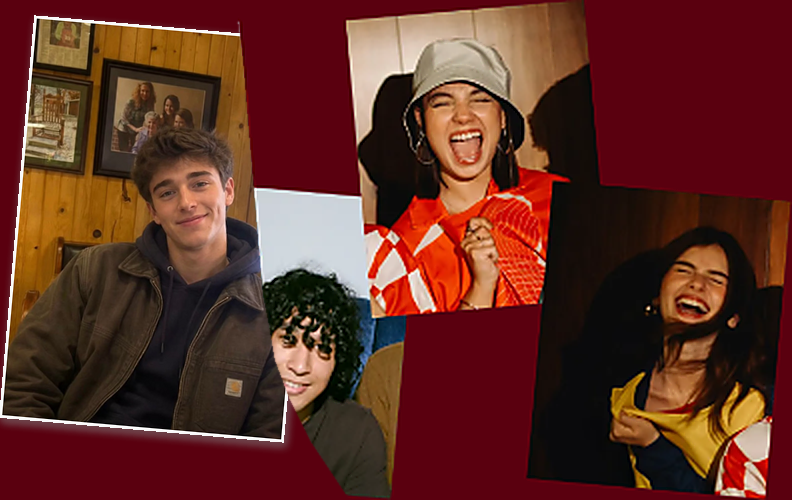
#> input picture scratch/candidate_party_A.png, 792 x 500 px, given in place of media_1789473470465.png, which was not available
$ python side_by_side.py
#> lines starting #> are read from the running program, lines starting #| are printed output that depends on the picture; pictures that were not available may be replaced by others from this repository, and a replacement may not be noted
import os
from PIL import Image, ImageDraw
import numpy as np

orig_user = Image.open(r'C:/Users/galan/.gemini/antigravity/brain/ddc39c74-efb6-4df6-94ec-b3cf0ab7f65a/.user_uploaded/media_1789473470465.png').convert('RGB')
match_2x = Image.open('scratch/exact_match_2x.png').convert('RGB')
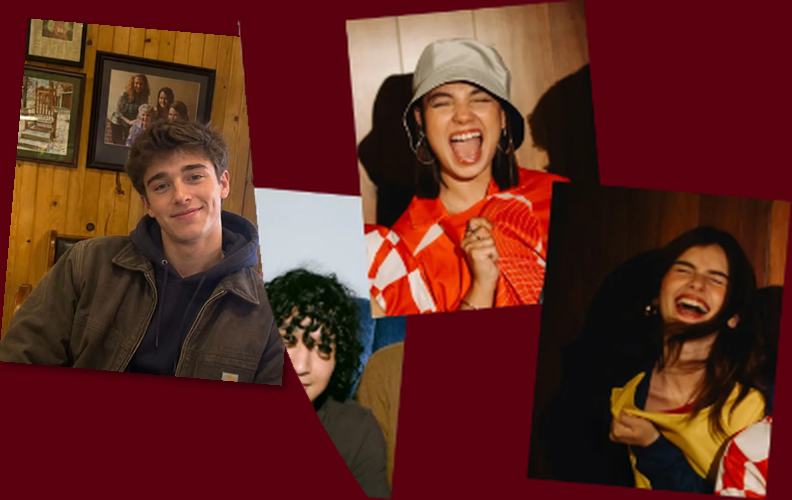
#> input picture scratch/exact_match_2x.png, 792 x 500 px, found by its file name
#> match_2x is the input picture: PIL image 792x500 RGB; mean R, G, B 96.4, 42, 33.6

# Let's resize match_2x to 1x (396, 250)
match_1x = match_2x.resize((396, 250), Image.Resampling.LANCZOS)

# Let's find the crop from match_2x that corresponds to orig_user:
# orig_user is (287, 272)
# In match_2x (792, 500), let's crop the same area:
# In find_user_orig_corners.py:
# Left edge in orig_user was x = 0.0867 * y + 30.82
# Top edge in orig_user was y = 1.5
# In match_2x, the card starts at x ~ 0, y ~ 20.
# If orig_user had 30px left margin:
# Let's crop x in [0, 300], y in [0, 300] from match_2x:
crop_match = match_2x.crop((0, 0, 300, 300))
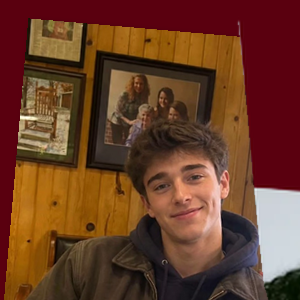
#> crop_match: PIL image 300x300 RGB; mean R, G, B 106.3, 60.9, 39.5
crop_match.save('scratch/match_crop_300.png')

# Create a side-by-side comparison image:
# Resize orig_user to height 300:
scale_orig = 300 / orig_user.height
#> scale_orig = 0.6
orig_scaled = orig_user.resize((int(orig_user.width * scale_orig), 300), Image.Resampling.LANCZOS)
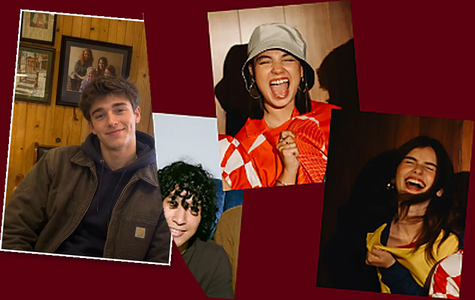
#> orig_scaled: PIL image 475x300 RGB; mean R, G, B 96, 45.4, 35.9

comp = Image.new('RGB', (orig_scaled.width + crop_match.width + 10, 300), (90, 0, 15))
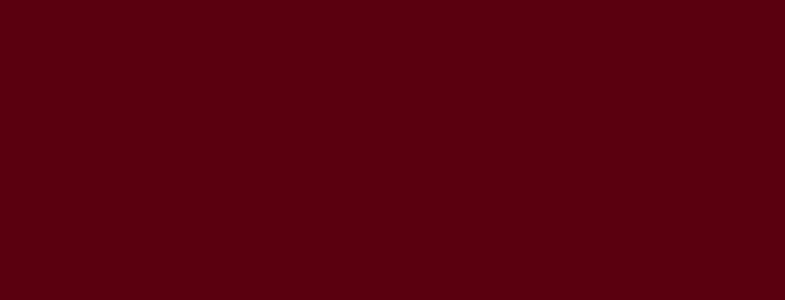
#> comp: PIL image 785x300 RGB; mean R, G, B 90, 0, 15
comp.paste(orig_scaled, (0, 0))
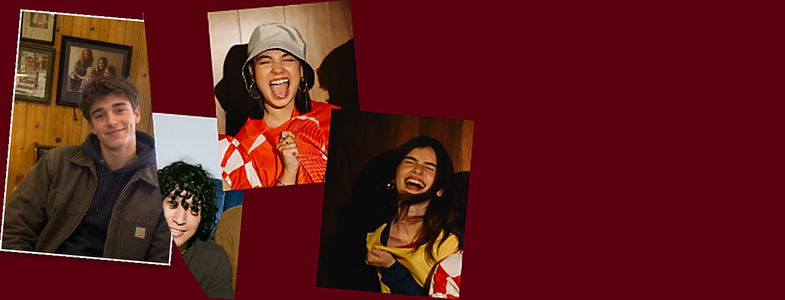
#> comp: PIL image 785x300 RGB; mean R, G, B 93.6, 27.5, 27.6
comp.paste(crop_match, (orig_scaled.width + 10, 0))
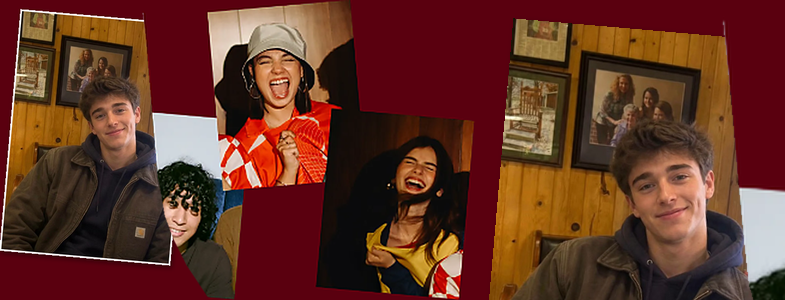
#> comp: PIL image 785x300 RGB; mean R, G, B 99.9, 50.7, 37
comp.save('scratch/side_by_side_comparison.png')

print("Saved side_by_side_comparison.png")
